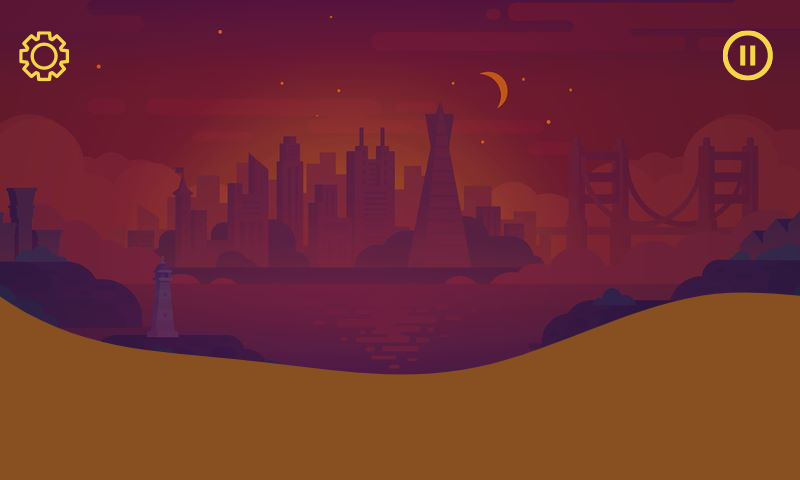

This game map was drawn from its Tiled (.tmx) file and the tilesets committed beside it. A one-line description and the trimmed map source follow:
An orthogonal 200x120 tile map with 4x4 px tiles, 3 tile layers (redbglayer, ground, pause), 7 tilesets and 1 object.

<map version="1.9" tiledversion="1.9.2" orientation="orthogonal" renderorder="right-down" width="200" height="120" tilewidth="4" tileheight="4" infinite="0" nextlayerid="19" nextobjectid="317">
 <tileset firstgid="1" source="../../3DS - Super Mario Maker for Nintendo 3DS - Ground.tsx" />
 <tileset firstgid="1" source="3DS - Super Mario Maker for Nintendo 3DS - Ground.tsx" />
 <tileset firstgid="463" source="tile_gut.tsx" />
 <tileset firstgid="8779" source="redbg.tsx" />
 <tileset firstgid="8780" source="wavey.tsx" />
 <tileset firstgid="8781" source="wavee.tsx" />
 <tileset firstgid="53781" source="pause n settings.tsx" />
 <layer id="9" name="redbglayer" width="200" height="120">
  <data>[24000 cells, 1 non-empty, 1 distinct tile ids]</data>
 </layer>
 <layer id="12" name="ground" width="200" height="120">
  <data>[24000 cells, 24000 non-empty, 23654 distinct tile ids]</data>
 </layer>
 <objectgroup id="15" name="ground obj">
  <object id="316" x="0" y="296.161">
   <polyline points="0,0 29.2906,17.0862 66.7175,32.5451 115.535,47.1904 159.471,53.6995 200.966,58.5812 247.343,62.6494 298.602,69.1584 344.165,74.0402 393.796,76.4811 445.868,74.0402 491.431,65.9039 532.927,52.8858 580.931,34.1724 636.257,14.6453 678.566,1.62726 718.434,-5.6954 759.115,-4.88177 797.356,-1.62726" />
  </object>
 </objectgroup>
 <layer id="18" name="pause" width="200" height="120">
  <data>[24000 cells, 3705 non-empty, 3705 distinct tile ids]</data>
 </layer>
</map>
